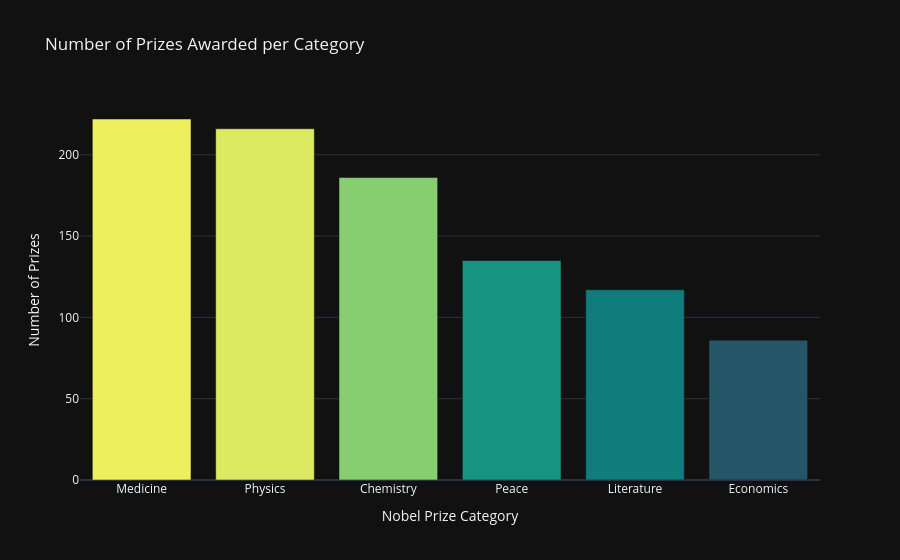

Notebook cell for this chart:
### Code cell
prizes_per_category = df_data.category.value_counts()

v_bar = px.bar(
  x = prizes_per_category.index,
  y = prizes_per_category.values,
  color = prizes_per_category.values,
  color_continuous_scale = 'Aggrnyl',
  title = 'Number of Prizes Awarded per Category',
)

v_bar.update_layout(
  xaxis_title = 'Nobel Prize Category',
  yaxis_title = 'Number of Prizes',
  coloraxis_showscale = False
)

v_bar.show()

### Figure 1 — Plotly figure (JSON) as saved in the notebook; plotly's stock layout.template omitted (floating-point values rounded to 4 significant figures)
{"data": [{"hovertemplate": "x=%{x}<br>y=%{y}<br>color=%{marker.color}<extra></extra>", "legendgroup": "", "marker": {"color": [222, 216, 186, 135, 117, 86], "coloraxis": "coloraxis", "pattern": {"shape": ""}}, "name": "", "orientation": "v", "showlegend": false, "textposition": "auto", "x": ["Medicine", "Physics", "Chemistry", "Peace", "Literature", "Economics"], "xaxis": "x", "y": [222, 216, 186, 135, 117, 86], "yaxis": "y", "type": "bar"}], "layout": {"xaxis": {"anchor": "y", "domain": [0.0, 1.0], "title": {"text": "Nobel Prize Category"}}, "yaxis": {"anchor": "x", "domain": [0.0, 1.0], "title": {"text": "Number of Prizes"}}, "coloraxis": {"colorbar": {"title": {"text": "color"}}, "colorscale": [[0.0, "rgb(36, 86, 104)"], [0.1667, "rgb(15, 114, 121)"], [0.3333, "rgb(13, 143, 129)"], [0.5, "rgb(57, 171, 126)"], [0.6667, "rgb(110, 197, 116)"], [0.8333, "rgb(169, 220, 103)"], [1.0, "rgb(237, 239, 93)"]], "autocolorscale": false, "showscale": false}, "legend": {"tracegroupgap": 0}, "title": {"text": "Number of Prizes Awarded per Category"}, "barmode": "relative"}}
